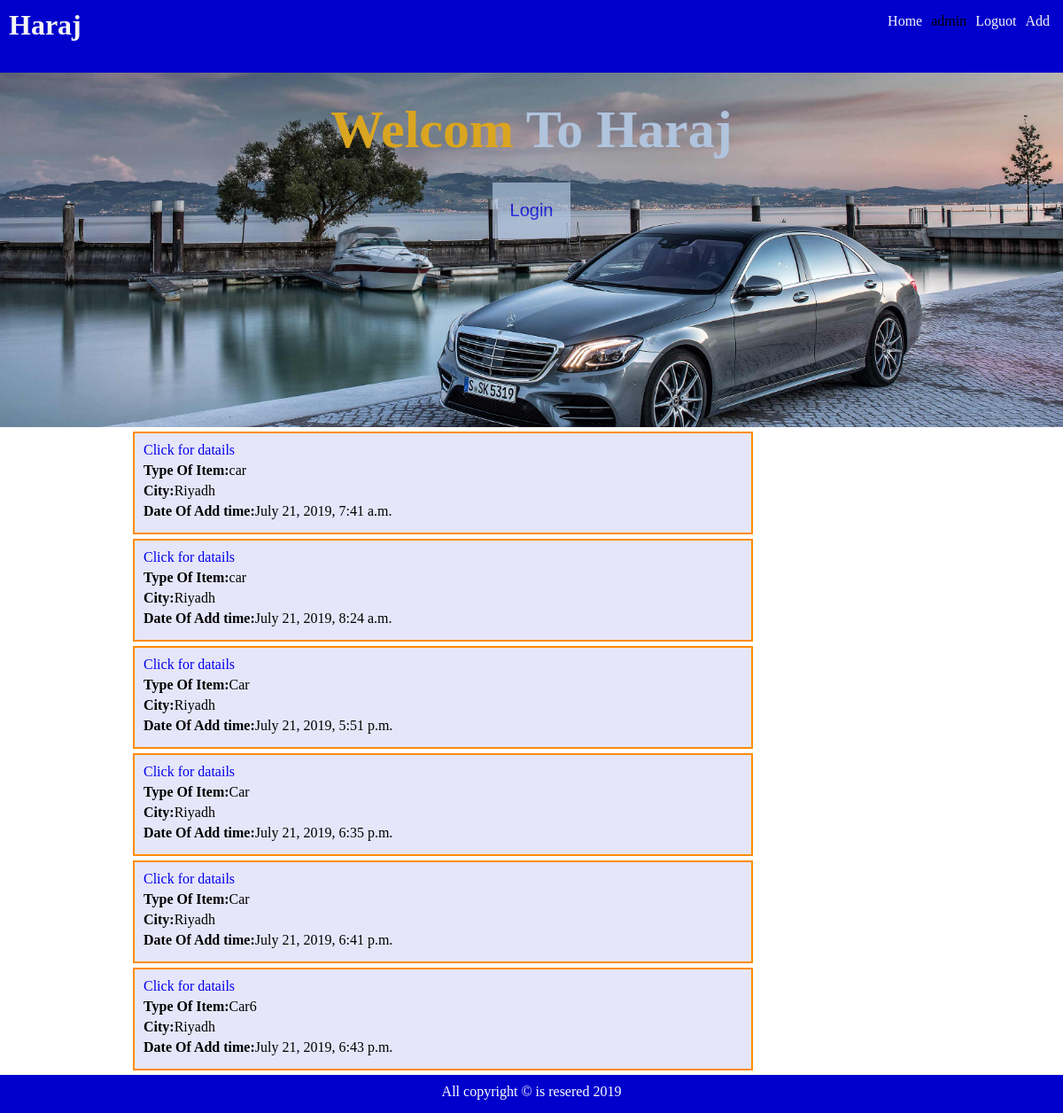
The app's page /home/ (signed in) with its own data.
### Haraj_app/models.py (models this page shows, shortened)
class Item(models.Model):
    typ= models.CharField(max_length=30)
    phonenum=models.CharField(max_length=10)
    price=models.CharField(max_length=7)
    x={
        ('R','Riyadh'),
        ('J','Jeddah'),
        ('D','Dammam')
    }
    city=models.CharField(max_length=1,choices=x)
    Manufacturer=models.CharField(max_length=30)
    start_on=models.DateTimeField(default=timezone.now)
    picture =models.ImageField(upload_to='items')

### Haraj_app/views.py (the view)
# urls.py: 2. Add a URL to urlpatterns:  path('', views.home, name='home')
def home(request):
    Items= Item.objects.all()
    data ={
        'Items' : Items
    }
    return render(request, 'home.html' ,data)

### templates/home.html (shortened to what this page needs)
{% extends 'base.html' %}
{% load static %}
{% block body %}
<link rel="stylesheet" href="{% static 'all.css'%}">
<div id="homepag">
    <div class="homepage-content">
     <h1 class="wel"><span class="text-primary">Welcom</span> To Haraj</h1>
        <button class="btn"><a class="lin" href="{% url 'login' %}">Login</a></button>
</div>
    </div>
                <div id="home">
                        {% for i in Items %}
                      <div class="box">
                         <p> <a class="lin" href="{% url 'detail' i.id %}">Click for datails</a></p>
                        <p><strong>Type Of Item:</strong>{{i.typ}}</p>
                        <p><strong>City:</strong>{{i.city}} </p>
                        <p><strong> Date Of Add time:</strong>{{i.start_on}}</p>
                         </div>
                         {% endfor %}
                </div>
                           {% endblock %}

### templates/base.html (shortened to what this page needs)
<!DOCTYPE html>
{% load static %}
<html lang="en">
<head>
    <link rel="stylesheet" href="{% static 'style.css'%}">
</head>
<body>
    <div class="navbar">
        <h1>Haraj</h1>
        <ul>
            <li><a href="{% url 'home' %}">Home</a></li>
            {% if user.is_authenticated %}
                <li>{{user.username}}</li>
                <li><a href="{% url  'loguot' %}"> Loguot</a></li>
                <li><a href="{% url 'add' %}">Add</a></li>
            {% else %}
               <a href="{% url 'register' %}"></a>
            <li><a href="{% url 'login' %}">Login</a></li>
            {%endif %}
        </ul>
    </div>
        {% block body %}
        {% endblock %}
        <div class="footer">
            <p> All copyright &copy; is resered 2019</p>
        </div>
</body>
</html>

### static/style.css (style rules this page uses)
* { padding: 0; margin: 0; box-sizing: border-box; }
h1,h2,h3,p { margin-bottom: 5px; }
h1 { color:#FF8C00; }
.box { width: 700px; background-color: #E6E6FA; padding: 10px; border: 2px solid #FF8C00; margin: 5px 0; align-items: center; margin-left: 150px; }
.footer { background-color: #0000CD; padding: 10px; color: white; text-align: center; }
.navbar { background-color: #0000CD; padding: 10px; overflow: hidden; }
.navbar h1 { float: left; color: #f4f4f4; }
.navbar ul { float: right; list-style-type: none; }
.navbar ul li { float: left; padding: 5px; }
.navbar ul li a { color: #f4f4f4; text-decoration: none; }

### static/all.css (style rules this page uses)
.text-primary { color:#DAA520; }
h1 { padding-bottom: 20px; }
.btn { background-color: #B0C4DE; color:#00008B ; padding: 20px; font-size: 20px; border: none; cursor: pointer; opacity: 0.7; }
.lin { text-decoration: none; }
#homepag { background-image: url('car4.jpg'); background-repeat: no-repeat; background-position: center ; background-size: cover; height: 400px; }
#homepag .homepage-content .wel { text-align: center; color:#B0C4DE; }
#homepag .homepage-content { text-align: center; color:#B0C4DE; padding-top: 30px; }
#homepag .homepage-content h1 { font-size: 60px; }

### records on screen
Item: typ "car", city "Riyadh", start_on "July 21, 2019, 7:41 a.m."
Item: typ "car", city "Riyadh", start_on "July 21, 2019, 8:24 a.m."
Item: typ "Car", city "Riyadh", start_on "July 21, 2019, 5:51 p.m."
Item: typ "Car", city "Riyadh", start_on "July 21, 2019, 6:35 p.m."
Item: typ "Car", city "Riyadh", start_on "July 21, 2019, 6:41 p.m."
Item: typ "Car6", city "Riyadh", start_on "July 21, 2019, 6:43 p.m."

### other values on screen
{{ user.username }} "admin"
